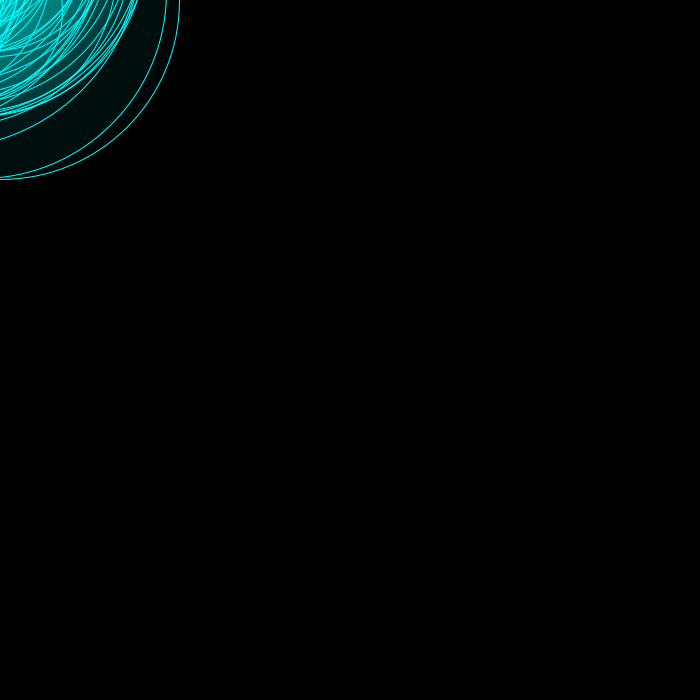
Frame 1 (no input)
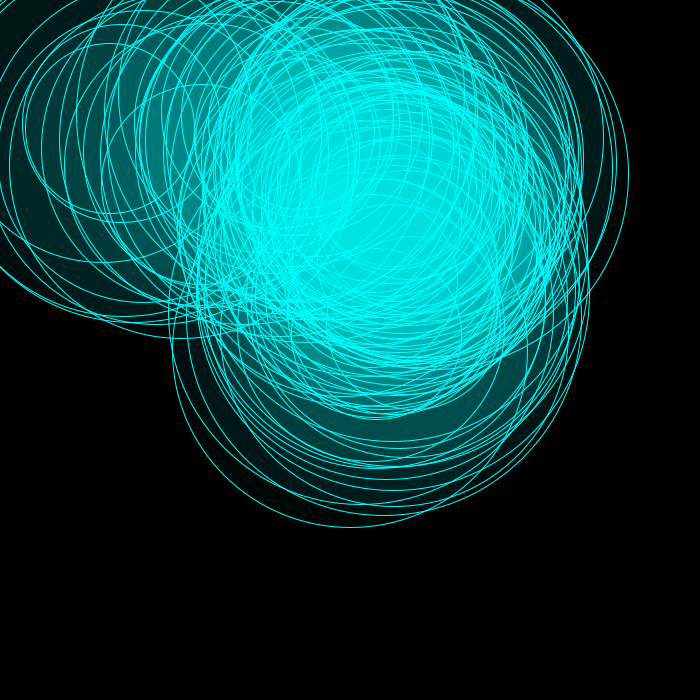
Frame 2 (the mouse pressed at the canvas centre, redrawn once)

The Processing sketch that drew these frames (run headless with seeded random() and noise(); the mouse was pressed at the canvas centre and the sketch redrawn once):

// Processing sketch: transparent_circles
// ── transparent_circles.pde
float x;
float y;
float r;

void setup() {
  
  size(700, 700);
  smooth();
  noLoop();
  
  background(0);
  
  x=random(width/4, 3*width/4);
  y=random(height/4, 3*height/4);
  
  for (int i=0; i<100; i++) {
    r=random(150, 400);
    ellipse(x, y, r, r);
    x+=random(-25, 25);
    y+=random(-25, 25);
  }
}

void draw() {
  
  stroke(0, 255, 255);
  fill(0, 255, 255, 7);
  
  x=mouseX;
  y=mouseY;

  background(0);

  for (int i=0; i<100; i++) {
    r=random(150, 400);
    ellipse(x, y, r, r);
    x+=random(-25, 25);
    y+=random(-25, 25);
  }
}

void mouseReleased() {
 redraw(); 
}
